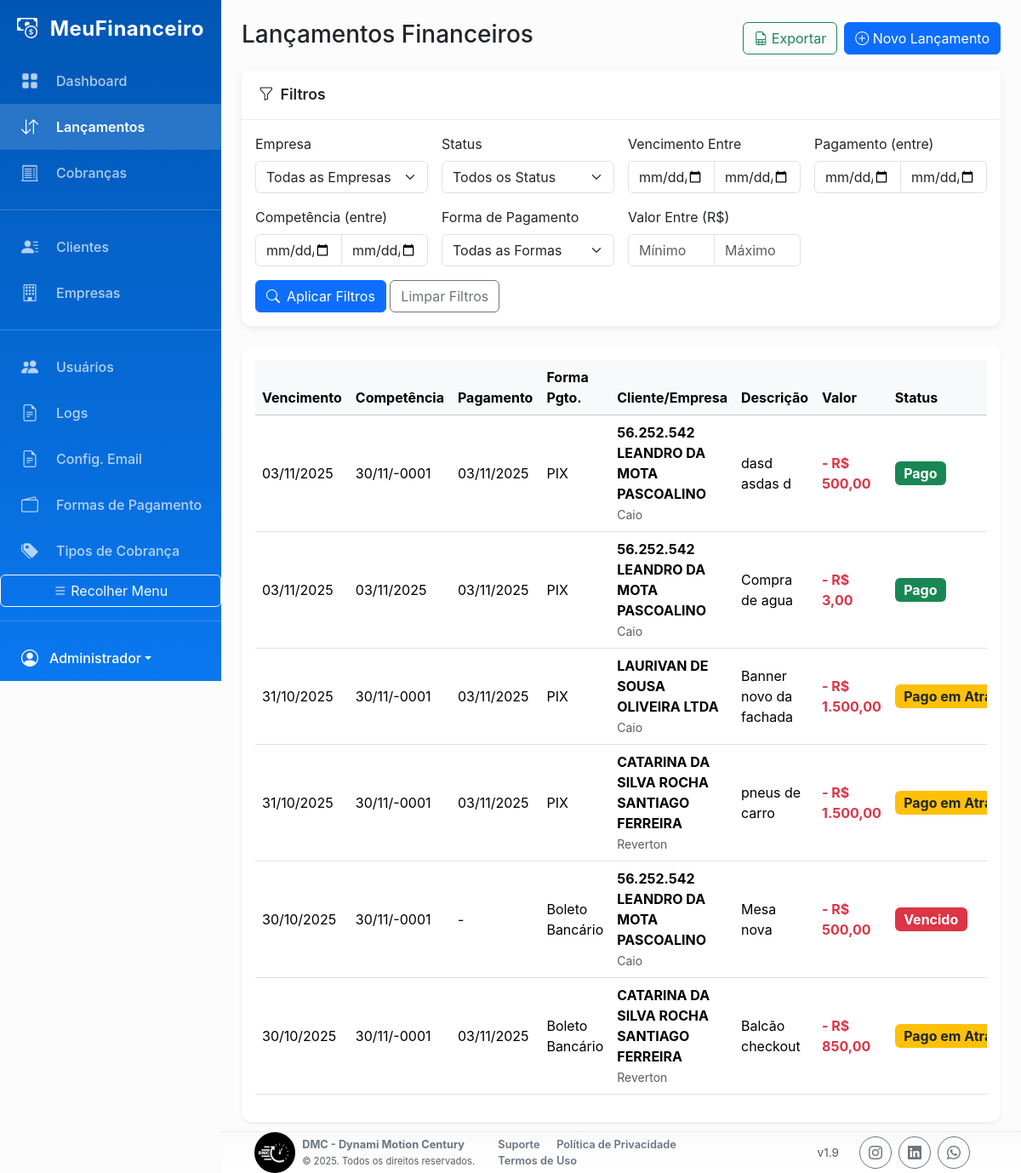
The app's page /index.php?page=lancamentos (signed in) with its own data.
### tables this page shows
CREATE TABLE `lancamentos` (
  `id` int(11) NOT NULL,
  `id_empresa` int(11) NOT NULL,
  `descricao` varchar(255) NOT NULL,
  `valor` decimal(10,2) NOT NULL,
  `tipo` enum('receita','despesa') NOT NULL,
  `data_vencimento` date NOT NULL,
  `data_competencia` date DEFAULT NULL,
  `data_pagamento` date DEFAULT NULL,
  `status` enum('pendente','pago','contestado','confirmado_cliente') NOT NULL DEFAULT 'pendente',
  `anexo_path` varchar(255) DEFAULT NULL,
  `metodo_pagamento` varchar(255) DEFAULT NULL,
  `id_forma_pagamento` int(11) DEFAULT NULL
);

CREATE TABLE `empresas` (
  `id` int(11) NOT NULL,
  `id_cliente` int(11) NOT NULL,
  `cnpj` varchar(18) NOT NULL,
  `razao_social` varchar(255) NOT NULL,
  `nome_fantasia` varchar(255) DEFAULT NULL,
  `data_abertura` date DEFAULT NULL,
  `endereco` text DEFAULT NULL,
  `telefone_comercial` varchar(20) DEFAULT NULL
);

CREATE TABLE `clientes` (
  `id` int(11) NOT NULL,
  `nome_responsavel` varchar(100) NOT NULL,
  `email_contato` varchar(100) NOT NULL,
  `telefone` varchar(20) DEFAULT NULL
);

### pages/lancamentos.php (the view, shortened to what this page needs)
<?php
global $pdo;
$filtro_venc_inicio = $_GET['venc_inicio'] ?? null;
$filtro_venc_fim = $_GET['venc_fim'] ?? null;
$filtro_pag_inicio = $_GET['pag_inicio'] ?? null;
$filtro_pag_fim = $_GET['pag_fim'] ?? null;
$filtro_comp_inicio = $_GET['comp_inicio'] ?? null;
$filtro_comp_fim = $_GET['comp_fim'] ?? null;
$filtro_valor_min = $_GET['valor_min'] ?? null;
$filtro_valor_max = $_GET['valor_max'] ?? null;
$params = [];
$where_sql = "";
$per_page = 25;
$page_num = max(1, intval($_GET['page_num'] ?? 1));
$offset = ($page_num - 1) * $per_page;
$sql = "SELECT l.*, e.razao_social, e.id_cliente, c.nome_responsavel
    FROM lancamentos l
    JOIN empresas e ON l.id_empresa = e.id
    JOIN clientes c ON e.id_cliente = c.id
    $where_sql
    ORDER BY l.data_vencimento DESC
    LIMIT ? OFFSET ?";
$params_for_query = $params;
$params_for_query[] = $per_page;
$params_for_query[] = $offset;
$stmt = $pdo->prepare($sql);
$stmt->execute($params_for_query);
$lancamentos = $stmt->fetchAll();
function getLancamentoStatusInfo($lancamento) {
    $today = new DateTime();
    $vencimento = new DateTime($lancamento['data_vencimento']);
    $today->setTime(0, 0, 0);
    $vencimento->setTime(0, 0, 0);
    $rawStatus = $lancamento['status'] ?? '';
    $status = strtolower(trim($rawStatus));
    if ($status === 'pago') {
        if (!empty($lancamento['data_pagamento'])) {
            $data_pagamento = new DateTime($lancamento['data_pagamento']);
            $data_pagamento->setTime(0, 0, 0);
            if ($data_pagamento > $vencimento) {
                return ['text' => 'Pago em Atraso', 'class' => 'bg-warning text-dark'];
            }
        }
        return ['text' => 'Pago', 'class' => 'bg-success'];
    } elseif ($status === 'pendente') {
        if ($vencimento < $today) {
            return ['text' => 'Vencido', 'class' => 'bg-danger'];
        }
        return ['text' => 'Em aberto', 'class' => 'bg-info text-dark'];
    } elseif ($status === 'contestado') {
        return ['text' => 'Contestado', 'class' => 'bg-danger'];
    } elseif ($status === 'confirmado_cliente') {
        return ['text' => 'Confirmado Cliente', 'class' => 'bg-primary'];
    } else {
        return ['text' => ucfirst($status), 'class' => 'bg-secondary'];
    }
}
?>
<div class="d-flex justify-content-between align-items-center mb-3">
    <h3>Lançamentos Financeiros</h3>
    <div class="d-flex gap-2">
        <button id="btn-exportar" class="btn btn-outline-success" title="Exportar dados filtrados para CSV">
            <i class="bi bi-file-earmark-spreadsheet"></i> Exportar
        </button>
        <button class="btn btn-primary" data-bs-toggle="modal" data-bs-target="#modalNovoLancamento">
            <i class="bi bi-plus-circle"></i> Novo Lançamento
        </button>
    </div>
</div>
<div class="card mb-4">
    <div class="card-header">
        <i class="bi bi-funnel me-2"></i> Filtros
    </div>
    <div class="card-body">
        <form id="form-filtros" method="GET" class="row g-3">
            <div class="col-md-3">
                <label for="id_empresa" class="form-label">Empresa</label>
                <select id="id_empresa" name="id_empresa" class="form-select">
                    <option value="">Todas as Empresas</option>
                </select>
            </div>
            <div class="col-md-3">
                <label for="status" class="form-label">Status</label>
                <select id="status" name="status" class="form-select">
                    <option value="">Todos os Status</option>
                </select>
            </div>
            <div class="col-md-3">
                <label class="form-label">Vencimento Entre</label>
                <div class="input-group">
                    <input type="date" class="form-control" name="venc_inicio" value="<?php echo htmlspecialchars($filtro_venc_inicio ?? ''); ?>" title="Data Início">
                    <input type="date" class="form-control" name="venc_fim" value="<?php echo htmlspecialchars($filtro_venc_fim ?? ''); ?>" title="Data Fim">
                </div>
            </div>
            <div class="col-md-3">
                <label class="form-label">Pagamento (entre)</label>
                <div class="input-group">
                    <input type="date" class="form-control" name="pag_inicio" value="<?php echo htmlspecialchars($filtro_pag_inicio ?? ''); ?>" title="Pagamento Início">
                    <input type="date" class="form-control" name="pag_fim" value="<?php echo htmlspecialchars($filtro_pag_fim ?? ''); ?>" title="Pagamento Fim">
                </div>
            </div>
            <div class="col-md-3">
                <label class="form-label">Competência (entre)</label>
                <div class="input-group">
                    <input type="date" class="form-control" name="comp_inicio" value="<?php echo htmlspecialchars($filtro_comp_inicio ?? ''); ?>" title="Competência Início">
                    <input type="date" class="form-control" name="comp_fim" value="<?php echo htmlspecialchars($filtro_comp_fim ?? ''); ?>" title="Competência Fim">
                </div>
            </div>
            <div class="col-md-3">
                <label class="form-label">Forma de Pagamento</label>
                    <select id="forma_pagamento" name="forma_pagamento" class="form-select">
                        <option value="">Todas as Formas</option>
                    </select>
            </div>
            <div class="col-md-3">
                <label class="form-label">Valor Entre (R$)</label>
                <div class="input-group">
                    <input type="number" step="0.01" class="form-control" name="valor_min" value="<?php echo htmlspecialchars($filtro_valor_min ?? ''); ?>" placeholder="Mínimo" title="Valor Mínimo">
                    <input type="number" step="0.01" class="form-control" name="valor_max" value="<?php echo htmlspecialchars($filtro_valor_max ?? ''); ?>" placeholder="Máximo" title="Valor Máximo">
                </div>
            </div>
            <div class="col-12">
                <button type="submit" class="btn btn-primary" id="btn-aplicar-filtros">
                    <i class="bi bi-search me-2"></i>Aplicar Filtros
                </button>
                <a href="index.php?page=lancamentos" class="btn btn-outline-secondary">Limpar Filtros</a>
            </div>
        </form>
    </div>
</div>
<div class="card shadow-sm">
    <div class="card-body">
        <div class="table-responsive">
            <table class="table table-hover align-middle">
                <thead class="table-light">
                    <tr>
                        <th>Vencimento</th>
                        <th>Competência</th>
                        <th>Pagamento</th>
                        <th>Forma Pgto.</th>
                        <th>Cliente/Empresa</th>
                        <th>Descrição</th>
                        <th>Valor</th>
                        <th>Status</th>
                    </tr>
                </thead>
                <tbody>
                    <?php foreach ($lancamentos as $lanc): ?>
                        <?php
                        $status_info = getLancamentoStatusInfo($lanc);
                        ?>
                        <tr>
                            <td><?php echo date('d/m/Y', strtotime($lanc['data_vencimento'])); ?></td>
                            <td><?php echo $lanc['data_competencia'] ? date('d/m/Y', strtotime($lanc['data_competencia'])) : '-'; ?></td>
                            <td><?php echo $lanc['data_pagamento'] ? date('d/m/Y', strtotime($lanc['data_pagamento'])) : '-'; ?></td>
                            <td><?php echo htmlspecialchars($lanc['metodo_pagamento'] ?? '-'); ?></td>
                            <td>
                                <div class="fw-bold"><?php echo htmlspecialchars($lanc['razao_social']); ?></div>
                                <small class="text-muted"><?php echo htmlspecialchars($lanc['nome_responsavel']); ?></small>
                            </td>
                            <td><?php echo htmlspecialchars($lanc['descricao']); ?></td>
                            <td class="fw-bold <?php echo ($lanc['tipo'] == 'receita') ? 'text-success' : 'text-danger'; ?>">
                                <?php echo ($lanc['tipo'] == 'receita') ? '+' : '-'; ?>
                                R$ <?php echo number_format($lanc['valor'], 2, ',', '.'); ?>
                            </td>
                            <td>
                                <span class="badge <?php echo $status_info['class']; ?> fs-6">
                                    <?php echo $status_info['text']; ?>
                                </span>
                            </td>
                        </tr>
                    <?php endforeach; ?>
                </tbody>
            </table>
        </div>
    </div>
</div>

### assets/css/style.css (style rules this page uses)
:root { --bs-primary: #0A78F0; --bs-primary-rgb: 10, 120, 240; --bs-primary-darker: #0056b3; --bs-secondary: #6B7280; --bs-success: #10B981; --bs-danger: #EF4444; --bs-warning: #F59E0B; --sidebar-width: 260px; --sidebar-width-collapsed: 80px; }
body { background-color: #f8f9fa; font-family: -apple-system, BlinkMacSystemFont, "Segoe UI", Roboto, "Helvetica Neue", Arial, sans-serif; }
.card { border: none; box-shadow: 0 2px 10px rgba(0, 0, 0, 0.08); border-radius: 0.75rem; height: 100%; }
.card-header { background-color: #fff; border-bottom: 1px solid #e9ecef; font-weight: 600; padding: 1rem 1.25rem; display: flex; align-items: center; font-size: 1.1rem; }

### records on screen
lancamentos: data_vencimento "03/11/2025", data_competencia "30/11/-0001", data_pagamento "03/11/2025", metodo_pagamento "PIX", id_empresa.razao_social "56.252.542 LEANDRO DA MOTA PASCOALINO", clientes.nome_responsavel "Caio", descricao "dasd asdas d", valor "500,00", text "Pago"
lancamentos: data_vencimento "03/11/2025", data_competencia "03/11/2025", data_pagamento "03/11/2025", metodo_pagamento "PIX", id_empresa.razao_social "56.252.542 LEANDRO DA MOTA PASCOALINO", clientes.nome_responsavel "Caio", descricao "Compra de agua", valor "3,00", text "Pago"
lancamentos: data_vencimento "31/10/2025", data_competencia "30/11/-0001", data_pagamento "03/11/2025", metodo_pagamento "PIX", id_empresa.razao_social "LAURIVAN DE SOUSA OLIVEIRA LTDA", clientes.nome_responsavel "Caio", descricao "Banner novo da fachada", valor "1.500,00", text "Pago em…"
lancamentos: data_vencimento "31/10/2025", data_competencia "30/11/-0001", data_pagamento "03/11/2025", metodo_pagamento "PIX", id_empresa.razao_social "CATARINA DA SILVA ROCHA SANTIAGO FERREIRA", clientes.nome_responsavel "Reverton", descricao "pneus de carro", valor "1.500,00", text "Pago em…"
lancamentos: data_vencimento "30/10/2025", data_competencia "30/11/-0001", metodo_pagamento "Boleto Bancário", id_empresa.razao_social "56.252.542 LEANDRO DA MOTA PASCOALINO", clientes.nome_responsavel "Caio", descricao "Mesa nova", valor "500,00", text "Vencido"
lancamentos: data_vencimento "30/10/2025", data_competencia "30/11/-0001", data_pagamento "03/11/2025", metodo_pagamento "Boleto Bancário", id_empresa.razao_social "CATARINA DA SILVA ROCHA SANTIAGO FERREIRA", clientes.nome_responsavel "Reverton", descricao "Balcão checkout", valor "850,00", text "Pago em…"

### other values on screen
$_SESSION['user_nome'] "Administrador"
